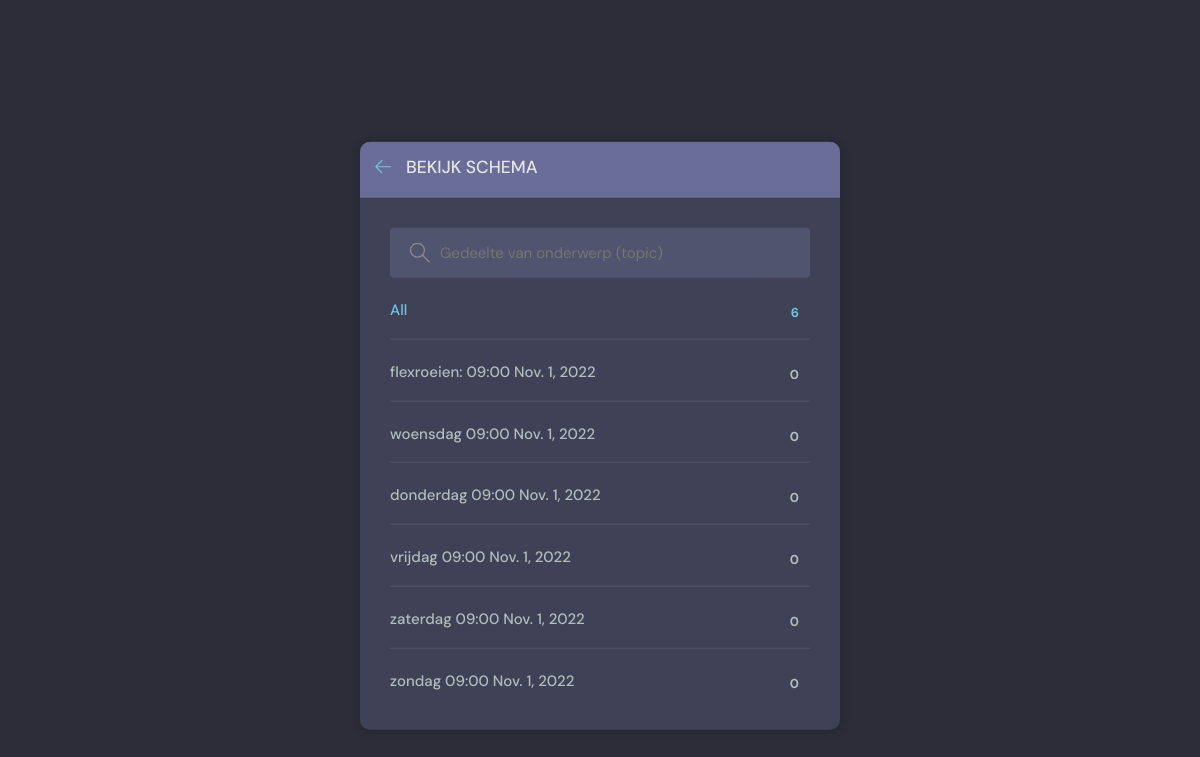
Page /flexevents/ on the committed database.
### beatrix/models.py (models this page shows, shortened)
class Flexevent(models.Model):
    host = models.ForeignKey(User, on_delete=models.SET_NULL, null=True)
    id = models.AutoField(primary_key=True)
    topic = models.ForeignKey(Topic, on_delete=models.CASCADE,null=True) ##SET_NULL, null=True)
    event_text = models.CharField(max_length=200)
    name = models.CharField(max_length=200)
    description = models.TextField(null=True, blank=True) # database field (can Empty), form field (can Empty)
    pub_date = models.CharField(max_length=35)
    datum = models.DateField(auto_now=False)
    pub_time = models.CharField(max_length=35, default='10:00')
    lid = models.ManyToManyField(User, related_name='deelnemer', blank=True)
    created = models.DateTimeField(default=datetime.now, blank=True)

### beatrix/views.py (the view)
# urls.py: path('flexevents/', erv_SchemaPage, name="aanmelden"),
def erv_SchemaPage(request):
    q = request.GET.get('q') if request.GET.get('q') != None else ''
    topics=Flexevent.objects.filter(name__contains=q)[0:6] ##.values_list('topic', flat=True)
    return render(request, 'beatrix/erv-schema.html', {'topics': topics})

### beatrix/templates/beatrix/erv-schema.html (shortened to what this page needs)
{% extends 'erv-base.html' %} {% block content %}
<main class="create-room layout">
  <div class="container">
    <div class="layout__box">
      <div class="layout__boxHeader">
        <div class="layout__boxTitle">
          <a href="{% url 'erv-home' %}">
            <svg
              version="1.1"
              xmlns="http://www.w3.org/2000/svg"
              width="32"
              height="32"
              viewBox="0 0 32 32"
            >
              <title>Terug</title>
              <path
                d="M13.723 2.286l-13.723 13.714 13.719 13.714 1.616-1.611-10.96-10.96h27.625v-2.286h-27.625l10.965-10.965-1.616-1.607z"
              ></path>
            </svg>
          </a>
          <h3>Bekijk Schema</h3>
        </div>
      </div>
      <div class="topics-page layout__body">
        <form action="" method="GET" class="header__search">
          <label>
            <input name="q" placeholder="Gedeelte van onderwerp (topic)" />
          </label>
        </form>
        <ul class="topics__list">
          <li>
            <a href="{% url 'erv-topics' %}" class="active"
              >All <span>{{topics.count}} </span></a
            >
          </li>
          {% for topic in topics %}
          <li>
            <a href="{%url 'vote' topic.id %}?q={{topic.name}}"
              >{{topic.name}} {{topic.datum}} <span>{{topic.lid.count}} </span></a
            >
          </li>
          {% endfor %}
        </ul>
      </div>
    </div>
  </div>
</main>
{% endblock content %}

### static/styles/style.css (style rules this page uses)
:root { --color-main: #71c6dd; --color-main-light: #e1f6fb; --color-dark: #3f4156; --color-dark-medium: #51546e; --color-dark-light: #696d97; --color-light: #e5e5e5; --color-gray: #8b8b8b; --color-light-gray: #b2bdbd; --color-bg: #2d2d39; --color-success: #5dd693; --color-error: #fc4b0b; --phone-width: 460px; --phone-beatrix: flex; --color-beatrix-light: #11b5e7; }
* { font-family: "DM Sans", -apple-system, BlinkMacSystemFont, "Segoe UI", Roboto, Oxygen, Ubuntu, Cantarell, "Open Sans", "Helvetica Neue", sans-serif; margin: 0; padding: 0; box-sizing: border-box; text-rendering: optimizeLegibility; font-size: inherit; }
html { font-size: 56.25%; }
@media only screen and (min-width: 1200px) { html { font-size: 62.5%; } }
body { line-height: 1.6; font-weight: 400; font-size: 1.5rem; color: var(--color-light-gray); background-color: var(--color-bg); min-height: 100vh; }
a { display: inline-block; color: var(--color-main); text-decoration: none; }
.container { max-width: 120rem; width: 90%; margin: auto; }
.header__search>label { background-color: var(--color-dark-medium); padding: 1.3rem 1rem; display: flex; align-items: center; gap: 1rem; border-radius: 4px; }
.header__search svg { fill: var(--color-gray); width: 2rem; height: 2rem; margin-left: 1rem; }
.header__search input { width: 30rem; background: transparent; border: none; outline: none; color: var(--color-light); }
.layout { margin-top: 2.4rem; }
.layout>.container { display: flex; justify-content: space-between; align-items: flex-start; }
.layout__box { width: 90%; max-width: 48rem; min-height: 40rem; position: absolute; top: 50%; left: 50%; transform: translate(-50%, -46%); background-color: var(--color-dark); border-radius: 1rem; box-shadow: 1px 1px 6px 3px rgba(0, 0, 0, 0.1); overflow: hidden; }
.layout__boxHeader { display: flex; padding: 1.5rem; background-color: var(--color-dark-light); }
.layout__boxTitle { display: flex; gap: 1.5rem; align-items: center; }
.layout__boxTitle h3 { text-transform: uppercase; font-weight: 500; color: var(--color-light); }
.layout__boxTitle svg { width: 1.6rem; height: 1.6rem; fill: var(--color-main); }
.layout__body { margin: 3rem; }
.topics__list { list-style: none; }
.topics__list li a { display: flex; justify-content: space-between; margin-bottom: 3rem; font-weight: 500; color: var(--color-light-gray); transition: all 0.3s ease-in-out; }
.topics__list li a.active, .topics__list li a:hover { color: var(--color-main); }
.topics__list li a span { padding: 0.5rem 1rem; background-color: var(--color-dark); border-radius: 3px; font-size: 1.3rem; font-weight: 700; letter-spacing: 1px; }
.topics-page .topics__list li:not(:last-child) a { margin: 2rem 0; padding-bottom: 1rem; text-decoration: none; border-bottom: 1px solid var(--color-dark-medium); }
.topics-page .header__search { display: block; }

### rows in the picture
Flexevent: name "flexroeien: 09:00", datum "Nov. 1, 2022", lid.count "0"
Flexevent: name "woensdag 09:00", datum "Nov. 1, 2022", lid.count "0"
Flexevent: name "donderdag 09:00", datum "Nov. 1, 2022", lid.count "0"
Flexevent: name "vrijdag 09:00", datum "Nov. 1, 2022", lid.count "0"
Flexevent: name "zaterdag 09:00", datum "Nov. 1, 2022", lid.count "0"
Flexevent: name "zondag 09:00", datum "Nov. 1, 2022", lid.count "0"

### other values in the picture
{{ topics.count }} "6"
